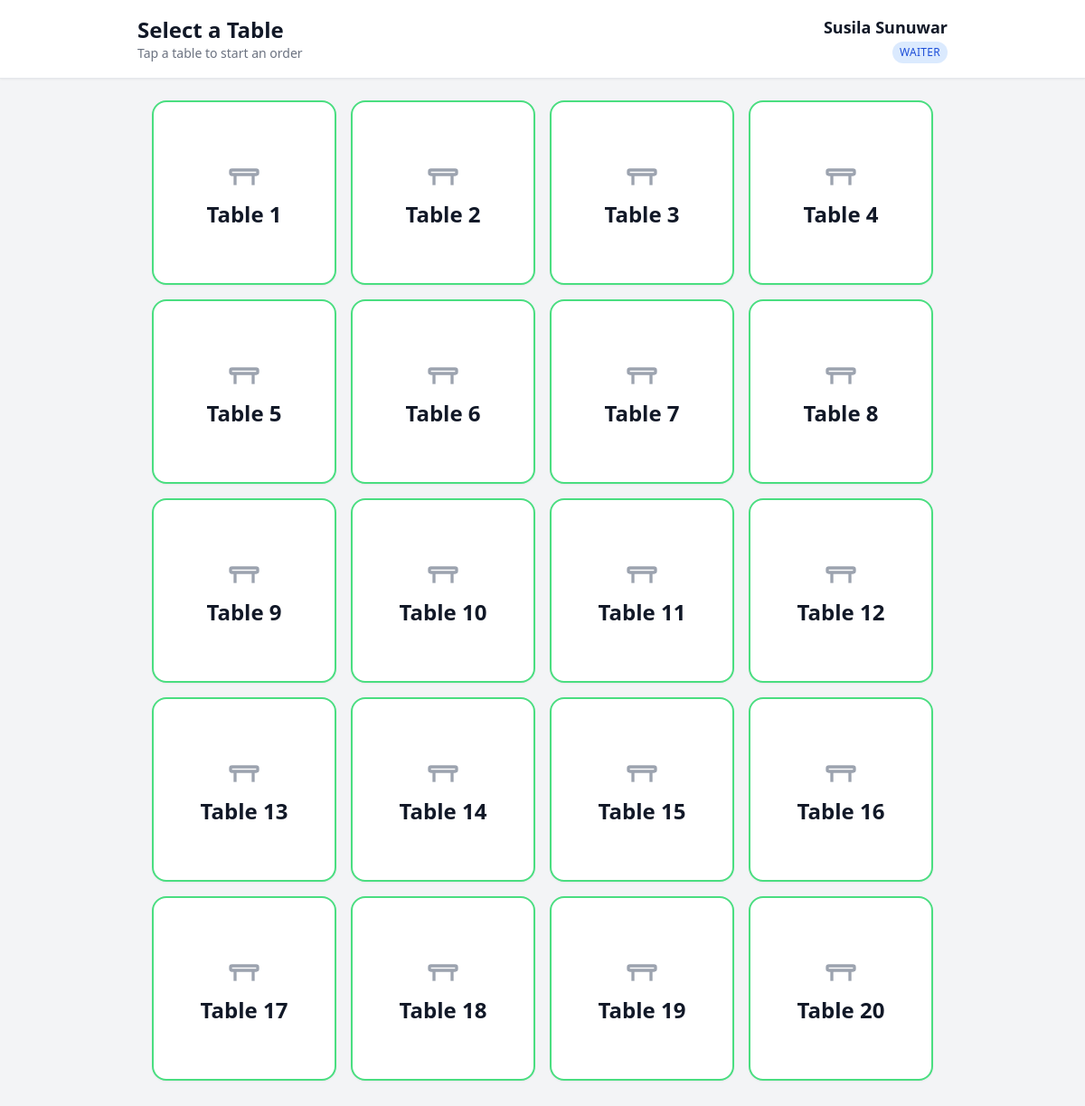
Screenshot of /orders/tables/ (signed in) with the database file from the repository.
### accounts/models.py (models this page shows)
class User(AbstractUser):
    class ROLE_CHOICES(models.TextChoices):
        WAITER = 'w', 'Waiter'
        BILLING = 'b', 'Billing'
        KITCHEN = 'k', 'Kitchen'
        OWNER = 'o', 'Owner'
    role = models.CharField(choices=ROLE_CHOICES, max_length=2)

### orders/models.py (models this page shows, shortened)
class Table(models.Model):
    name = models.CharField(max_length=20)
    is_reserved = models.BooleanField(default=False, null=True)

### orders/views.py (the view)
# urls.py: path("tables/", views.tables_view, name="tables_view_url"),
@role_required([User.ROLE_CHOICES.WAITER])
def tables_view(request):
    tables = Table.objects.all()
    return render(request, 'orders/tables.html',{
        'tables': tables
    })

### orders/templates/orders/tables.html (shortened to what this page needs)
<!DOCTYPE html>
<html lang="en">
<head>
    <script src="https://cdn.tailwindcss.com"></script>
</head>
<body class="bg-gray-100 min-h-screen">
    <header class="bg-white shadow-sm border-b border-gray-200 px-4 py-4 mb-6">
        <div class="max-w-4xl mx-auto flex items-center justify-between">
            <div>
                <h1 class="text-2xl font-bold text-gray-900">Select a Table</h1>
                <p class="text-sm text-gray-500">Tap a table to start an order</p>
            </div>
            <div class="text-right">
                <p class="text-lg font-semibold text-gray-900">
                    {{ request.user.first_name }} {{ request.user.last_name }}
                </p>
                <span class="inline-block text-xs font-medium uppercase tracking-wide text-blue-700 bg-blue-100 px-2 py-1 rounded-full">
                    {{ request.user.get_role_display }}
                </span>
            </div>
        </div>
    </header>
    <main class="max-w-4xl mx-auto px-4 pb-10">
        {% if tables %}
        <div class="grid grid-cols-2 sm:grid-cols-3 md:grid-cols-4 gap-4"
             role="list" aria-label="Restaurant tables">
            {% for table in tables %}
            <a href="{% url 'menu_view_url' table.id %}"
               role="listitem"
               aria-label="Table {{ table.name }}{% if table.status %}, status: {{ table.get_status_display }}{% endif %}"
               class="group relative flex flex-col items-center justify-center
                      aspect-square rounded-2xl border-2 shadow-sm
                      bg-white hover:bg-blue-50 active:scale-95
                      focus:outline-none focus:ring-4 focus:ring-blue-400
                      transition-transform duration-100
                      {% if table.status == 'occupied' %} border-red-400
                      {% elif table.status == 'reserved' %} border-yellow-400
                      {% else %} border-green-400 {% endif %}">
                <span class="text-2xl font-bold text-gray-900">{{ table.name }}</span>
            </a>
            {% endfor %}
        </div>
        {% else %}
        <div class="text-center py-20 text-gray-500">
            <p class="text-lg font-medium">No tables found.</p>
        </div>
        {% endif %}
    </main>
</body>
</html>

### rows the page displays
User: user.first_name "Susila", user.last_name "Sunuwar", user.role "WAITER"
Table: name "Table 1"
Table: name "Table 2"
Table: name "Table 3"
Table: name "Table 4"
Table: name "Table 5"
Table: name "Table 6"
Table: name "Table 7"
Table: name "Table 8"
Table: name "Table 9"
Table: name "Table 10"
Table: name "Table 11"
Table: name "Table 12"
Table: name "Table 13"
Table: name "Table 14"
Table: name "Table 15"
Table: name "Table 16"
Table: name "Table 17"
Table: name "Table 18"
Table: name "Table 19"
Table: name "Table 20"
